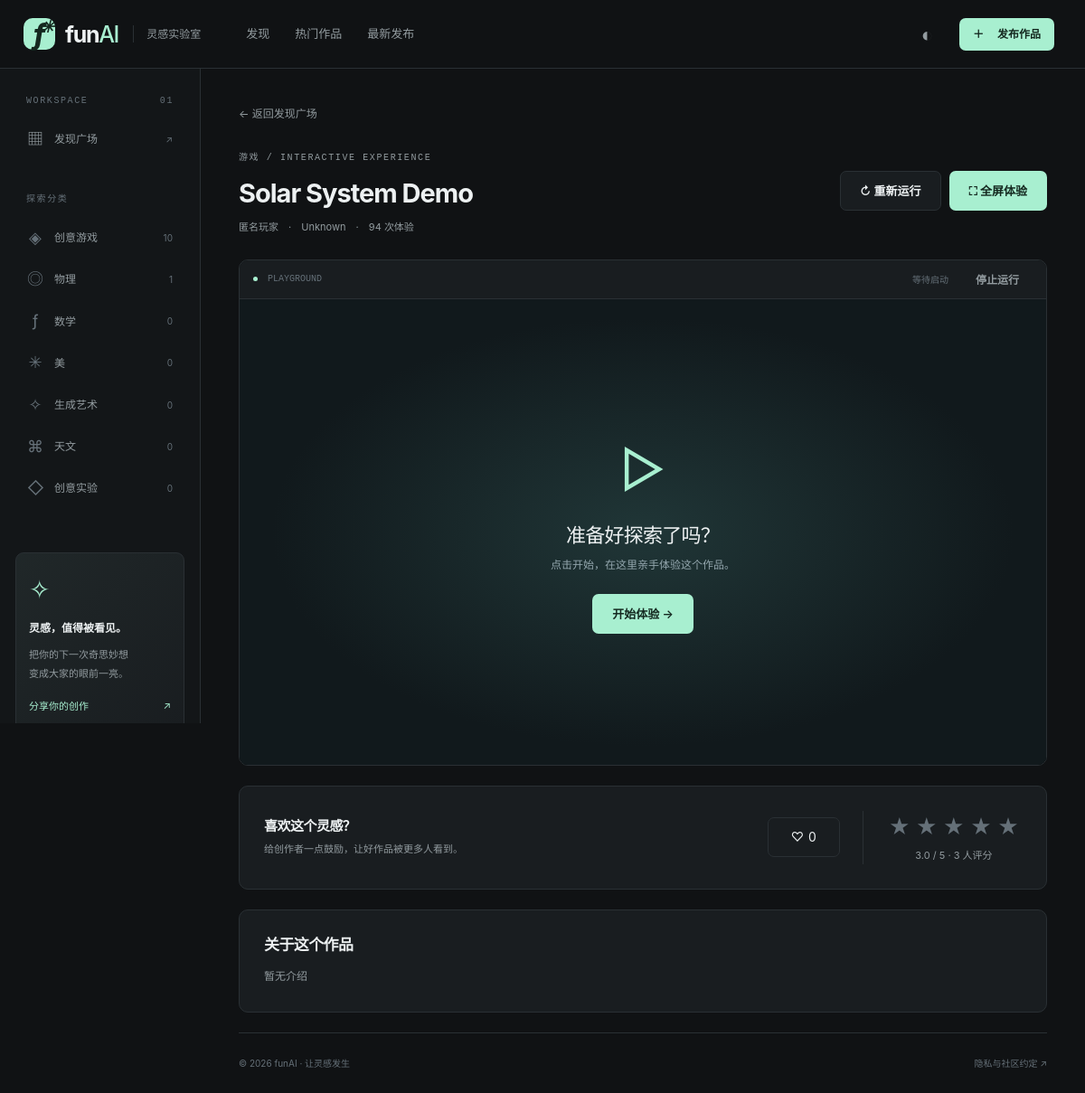
The app's page /play/1 with its own data.
### database.py (models this page shows)
class Category(Base):
    __tablename__ = "categories"
    id = Column(Integer, primary_key=True, index=True)
    name = Column(String, unique=True, index=True)
    created_at = Column(DateTime, default=datetime.utcnow)

class Game(Base):
    __tablename__ = "games"
    id = Column(Integer, primary_key=True, index=True)
    title = Column(String)
    description = Column(String)
    filename = Column(String, unique=True)
    html_code = Column(Text)
    author = Column(String, default="匿名玩家")
    ai_model = Column(String, default="Unknown") # 例如 GPT-4o
    prompt = Column(Text, default="")            # 提示词
    category_id = Column(Integer, default=1)      # 分类ID，默认1（游戏）
    is_multi_file = Column(Integer, default=0)   # 0=单文件, 1=多文件(zip)
    directory_name = Column(String, default="")  # 多文件游戏的目录名
    edit_password = Column(String, default="")   # 编辑密码
    rating = Column(Float, default=0)            # 综合平均分
    rating_total = Column(Integer, default=0)    # 总评分
    rating_count = Column(Integer, default=0)    # 评分次数
    views = Column(Integer, default=0)
    likes = Column(Integer, default=0)
    status = Column(String, default="published")
    owner_token = Column(String, default="")
    check_report = Column(Text, default="[]")
    entry_path = Column(String, default="index.html")
    created_at = Column(DateTime, default=datetime.utcnow)

### community.py (the view)
@router.get("/play/{game_id}")
def play(game_id: int, request: Request, db: Session = Depends(get_db)):
    game = work(db, game_id, request)
    if game.status == "published":
        db.execute(update(Game).where(Game.id == game_id).values(views=Game.views+1))
        db.commit()
        db.refresh(game)
    reaction = db.query(Reaction).filter_by(game_id=game_id, visitor=token(request.state.visitor)).first()
    return templates.TemplateResponse("play.html", context(request, db, game=game, report=json.loads(game.check_report or "[]"), reaction=reaction))

### templates/play.html (shortened to what this page needs)
{% extends "base.html" %}{% block title %}{{ game.title }}{% endblock %}{% block content %}<a href="/" class="breadcrumb">← 返回发现广场</a><div class="play-heading"><div><span class="eyebrow">{{ category_names.get(game.category_id,'创意实验') }} / {{ '私有草稿' if game.status == 'draft' else 'INTERACTIVE EXPERIENCE' }}</span><h1>{{ game.title }}</h1><p>{{ game.author }} <span>·</span> {{ game.ai_model }} <span>·</span> {{ game.views }} 次体验</p></div><div class="play-actions"><button class="button secondary" id="restart">↻ 重新运行</button><button class="button primary" id="fullscreen">⛶ 全屏体验</button></div></div>
<section class="player-shell"><div class="player-toolbar"><span><i class="live-dot"></i> {{ 'PREVIEW' if game.status == 'draft' else 'PLAYGROUND' }}</span><span id="runtime-status" role="status">等待启动</span><button id="stop-runtime" class="button quiet small">停止运行</button></div><iframe id="player" data-src="/content/{{ game.id }}" title="{{ game.title }} · 交互作品" sandbox="allow-scripts allow-pointer-lock" allow="fullscreen" allowfullscreen></iframe><div class="player-overlay" id="player-overlay"><span class="large-play">▷</span><h3>准备好探索了吗？</h3><p>点击开始，在这里亲手体验这个作品。</p><button class="button primary" id="start-runtime">开始体验 →</button></div></section><div id="runtime-errors" class="runtime-errors" role="log" aria-live="polite" hidden><strong>运行诊断</strong><ul></ul></div>
{% if game.status == 'draft' %}<div class="publish-panel panel"><div><h3>03 / 准备好与世界分享了吗？</h3><label class="checkbox-label"><input type="checkbox" id="tested"> 我已试运行并操作作品，确认主要功能可用，且有权分享这些内容。</label><p class="form-hint">发现错误时，请修正源文件后重新上传。诊断只覆盖本次试运行。</p></div><button class="button primary" id="publish" data-id="{{ game.id }}" disabled>发布到发现广场 ↗</button></div>{% else %}<div class="engagement panel"><div><h3>喜欢这个灵感？</h3><p>给创作者一点鼓励，让好作品被更多人看到。</p></div><button class="button secondary like-button {{ 'liked' if reaction and reaction.liked else '' }}" data-like="{{ game.id }}" aria-label="点赞作品" aria-pressed="{{ 'true' if reaction and reaction.liked else 'false' }}">♡ <span>{{ game.likes }}</span></button><div class="rating-control"><div id="rating-stars" data-id="{{ game.id }}" data-score="{{ reaction.score if reaction else 0 }}" aria-label="作品评分">{% for n in range(1,6) %}<button data-rating="{{ n }}" aria-label="评分 {{ n }} 星" class="{{ 'chosen' if reaction and reaction.score >= n else '' }}">★</button>{% endfor %}</div><small id="rating-summary">{{ game.rating }} / 5 · {{ game.rating_count }} 人评分</small></div></div>{% endif %}
<section class="work-details panel"><h3>关于这个作品</h3><p>{{ game.description or '创作者还没有填写介绍，亲自体验一下吧。' }}</p>{% if game.prompt %}<details><summary>查看创作提示词 ＋</summary><pre>{{ game.prompt }}</pre></details>{% endif %}</section>{% endblock %}

### templates/base.html (shortened to what this page needs)
<!doctype html>
<html lang="zh-CN" data-theme="graphite">
<head><link rel="stylesheet" href="/static/app.css?v=20260914-1"></head>
<body><a class="skip" href="#main">跳转到内容</a>
<header class="topbar"><a class="brand" href="/"><span class="brand-mark">f<span>✳</span></span><strong>fun<span>AI</span></strong><span class="brand-caption">灵感实验室</span></a><nav class="topnav" aria-label="主导航"><a href="/" class="{{ 'active' if request.url.path == '/' else '' }}">发现</a><a href="/?sort=hot#explore">热门作品</a><a href="/?sort=latest#explore">最新发布</a></nav><div class="top-actions"><button class="icon-button" id="theme-toggle" title="切换主题" aria-label="切换配色主题">◐</button><a href="/upload" class="button primary small"><span>＋</span> 发布作品</a></div></header>
<div class="app-layout"><aside class="sidebar"><p class="nav-label">WORKSPACE <span>01</span></p><a class="side-link {{ 'selected' if request.url.path == '/' and not selected_category|default(0) else '' }}" href="/"><span>▦</span> 发现广场 <span class="link-arrow">↗</span></a><p class="nav-label category-label">探索分类</p><nav aria-label="作品分类">{% set symbols = ['◈','◎','ƒ','✳','✧','⌘','◇','⊞'] %}{% for category in categories %}<a class="side-link {{ 'selected' if selected_category|default(0) == category.id else '' }}" href="/?category_id={{ category.id }}"><span class="category-symbol">{{ symbols[loop.index0 % 8] }}</span>{{ '创意游戏' if category.name == '游戏' else category.name }}<small>{{ counts.get(category.id,0) }}</small></a>{% endfor %}</nav><div class="sidebar-bottom"><div class="creator-note"><span class="spark">✧</span><strong>灵感，值得被看见。</strong><p>把你的下一次奇思妙想<br>变成大家的眼前一亮。</p><a href="/upload">分享你的创作 <span>↗</span></a></div><a class="side-link muted" href="/about"><span>ⓘ</span> 关于实验室</a><div class="system-status"> 为好奇心而构建 <span>v2.0</span></div></div></aside>
<main id="main" class="main-content">{% block content %}{% endblock %}<footer><span>© {{ current_year }} funAI · 让灵感发生</span><a href="/privacy">隐私与社区约定 ↗</a></footer></main></div></body></html>

### records on screen
Category: symbols "◈", name "创意游戏", get "10", get "游戏"
Category: symbols "◎", name "物理", get "1"
Category: symbols "ƒ", name "数学", get "0"
Category: symbols "✳", name "美", get "0"
Category: symbols "✧", name "生成艺术", get "0"
Category: symbols "⌘", name "天文", get "0"
Category: symbols "◇", name "创意实验", get "0"
Game: status "INTERACTIVE EXPERIENCE", title "Solar System Demo", author "匿名玩家", ai_model "Unknown", views "94", status "PLAYGROUND", likes "0", rating "3.0", rating_count "3", description "暂无介绍"

### other values on screen
{{ current_year }} "2026"
